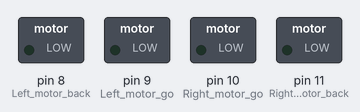
Simulated run of this sketch. Board: Arduino Uno, built with avr-gcc and run on an emulated ATmega328P. On the bench: switched loads named in the sketch (green lamp = pin HIGH).

Above: at 0.05 s.
At 2.75 s:
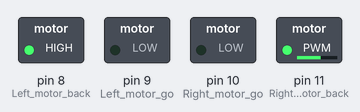
At 4.1 s:
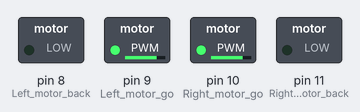
At 5.5 s:
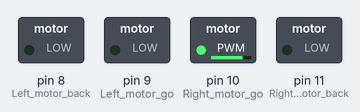
At 8.2 s:
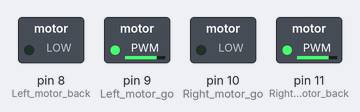
At 10.95 s:
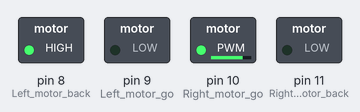
Timing chart, 0 to 15.0 s (numbered marks = the images above):
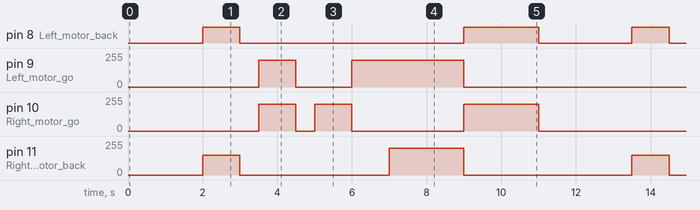

The sketch:

CarRun.ino
```cpp
//============================亚博科技===========================
//  智能小车前后左右综合实验
//===============================================================
//#include <Servo.h>
int Left_motor_back=8;     //左电机后退(IN1)
int Left_motor_go=9;     //左电机前进(IN2)

int Right_motor_go=10;    // 右电机前进(IN3)
int Right_motor_back=11;    // 右电机后退(IN4)

void setup()
{
  //初始化电机驱动IO为输出方式
  pinMode(Left_motor_go,OUTPUT); // PIN 8 (PWM)
  pinMode(Left_motor_back,OUTPUT); // PIN 9 (PWM)
  pinMode(Right_motor_go,OUTPUT);// PIN 10 (PWM)
  pinMode(Right_motor_back,OUTPUT);// PIN 11 (PWM)
}
void run(int time)     // 前进
{
  digitalWrite(Right_motor_go,HIGH);  // 右电机前进
  digitalWrite(Right_motor_back,LOW);
  analogWrite(Right_motor_go,200);//PWM比例0~255调速，左右轮差异略增减
  analogWrite(Right_motor_back,0);
  digitalWrite(Left_motor_go,HIGH);  // 左电机前进
  digitalWrite(Left_motor_back,LOW);
  analogWrite(Left_motor_go,200);//PWM比例0~255调速，左右轮差异略增减
  analogWrite(Left_motor_back,0);
  delay(time * 100);   //执行时间，可以调整
}

void brake(int time)         //刹车，停车
{
  digitalWrite(Right_motor_go,LOW);
  digitalWrite(Right_motor_back,LOW);
  digitalWrite(Left_motor_go,LOW);
  digitalWrite(Left_motor_back,LOW);
  delay(time * 100);//执行时间，可以调整
}

void left(int time)         //左转(左轮不动，右轮前进)
{
  digitalWrite(Right_motor_go,HIGH);	// 右电机前进
  digitalWrite(Right_motor_back,LOW);
  analogWrite(Right_motor_go,200);
  analogWrite(Right_motor_back,0);//PWM比例0~255调速
  digitalWrite(Left_motor_go,LOW);   //左轮不动
  digitalWrite(Left_motor_back,LOW);
  analogWrite(Left_motor_go,0);
  analogWrite(Left_motor_back,0);//PWM比例0~255调速
  delay(time * 100);	//执行时间，可以调整
}

void spin_left(int time)         //左转(左轮后退，右轮前进)
{
  digitalWrite(Right_motor_go,HIGH);	// 右电机前进
  digitalWrite(Right_motor_back,LOW);
  analogWrite(Right_motor_go,200);
  analogWrite(Right_motor_back,0);//PWM比例0~255调速
  digitalWrite(Left_motor_go,LOW);   //左轮后退
  digitalWrite(Left_motor_back,HIGH);
  analogWrite(Left_motor_go,0);
  analogWrite(Left_motor_back,200);//PWM比例0~255调速
  delay(time * 100);	//执行时间，可以调整
}

void right(int time)        //右转(右轮不动，左轮前进)
{
  digitalWrite(Right_motor_go,LOW);   //右电机不动
  digitalWrite(Right_motor_back,LOW);
  analogWrite(Right_motor_go,0);
  analogWrite(Right_motor_back,0);//PWM比例0~255调速
  digitalWrite(Left_motor_go,HIGH);//左电机前进
  digitalWrite(Left_motor_back,LOW);
  analogWrite(Left_motor_go,200);
  analogWrite(Left_motor_back,0);//PWM比例0~255调速
  delay(time * 100);	//执行时间，可以调整
}

void spin_right(int time)        //右转(右轮后退，左轮前进)
{
  digitalWrite(Right_motor_go,LOW);   //右电机后退
  digitalWrite(Right_motor_back,HIGH);
  analogWrite(Right_motor_go,0);
  analogWrite(Right_motor_back,200);//PWM比例0~255调速
  digitalWrite(Left_motor_go,HIGH);//左电机前进
  digitalWrite(Left_motor_back,LOW);
  analogWrite(Left_motor_go,200);
  analogWrite(Left_motor_back,0);//PWM比例0~255调速
  delay(time * 100);	//执行时间，可以调整
}

void back(int time)          //后退
{
  digitalWrite(Right_motor_go,LOW);  //右轮后退
  digitalWrite(Right_motor_back,HIGH);
  analogWrite(Right_motor_go,0);
  analogWrite(Right_motor_back,150);//PWM比例0~255调速
  digitalWrite(Left_motor_go,LOW);  //左轮后退
  digitalWrite(Left_motor_back,HIGH);
  analogWrite(Left_motor_go,0);
  analogWrite(Left_motor_back,150);//PWM比例0~255调速
  delay(time * 100);     //执行时间，可以调整
}

void loop()
{
  delay(2000); //延时2s后启动
  back(10); //后退1s
  brake(5);//停止0.5s
  run(10);//前进1s
  brake(5);//停止0.5s
  left(10);//向左转1s
  right(10);//向右转1s
  spin_right(20); //向右旋转2s
  spin_left(20);//向左旋转2s
  brake(5);//停车
}
```

Measured:
- by itself, pin 8 (Left_motor_back): repeats every 11.5 s: LOW 6.0 s, HIGH 2.0 s, LOW 2.5 s, HIGH 1.0 s
- by itself, pin 9 (Left_motor_go): repeats every 11.5 s: 0/255 1.5 s, 200/255 3.0 s, 0/255 6.0 s, 200/255 1.0 s
- by itself, pin 10 (Right_motor_go): repeats every 11.5 s: 0/255 0.50 s, 200/255 1.0 s, 0/255 3.0 s, 200/255 2.0 s, 0/255 4.0 s, 200/255 1.0 s
- by itself, pin 11 (Right_motor_back): repeats every 11.5 s: 0/255 4.0 s, 200/255 2.0 s, 0/255 4.5 s, 150/255 1.0 s
